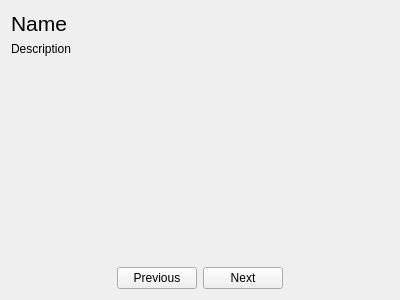
<?xml version="1.0" encoding="UTF-8"?>
<ui version="4.0">
 <class>DescriptionForm</class>
 <widget class="QWidget" name="DescriptionForm">
  <property name="geometry">
   <rect>
    <x>0</x>
    <y>0</y>
    <width>400</width>
    <height>300</height>
   </rect>
  </property>
  <property name="focusPolicy">
   <enum>Qt::ClickFocus</enum>
  </property>
  <property name="windowTitle">
   <string>Form</string>
  </property>
  <property name="styleSheet">
   <string notr="true">font-size: 12pt;
font-family: Georgia, Times, Times New Roman;
QWidget { background-color: red }</string>
  </property>
  <layout class="QVBoxLayout" name="verticalLayout">
   <item>
    <widget class="QLabel" name="name">
     <property name="styleSheet">
      <string notr="true">font-size: 16pt;</string>
     </property>
     <property name="text">
      <string>Name</string>
     </property>
    </widget>
   </item>
   <item>
    <widget class="QLabel" name="description">
     <property name="text">
      <string>Description</string>
     </property>
     <property name="wordWrap">
      <bool>true</bool>
     </property>
    </widget>
   </item>
   <item>
    <spacer name="verticalSpacer">
     <property name="orientation">
      <enum>Qt::Vertical</enum>
     </property>
     <property name="sizeHint" stdset="0">
      <size>
       <width>20</width>
       <height>40</height>
      </size>
     </property>
    </spacer>
   </item>
   <item>
    <layout class="QHBoxLayout" name="horizontalLayout">
     <item>
      <spacer name="horizontalSpacer">
       <property name="orientation">
        <enum>Qt::Horizontal</enum>
       </property>
       <property name="sizeHint" stdset="0">
        <size>
         <width>40</width>
         <height>20</height>
        </size>
       </property>
      </spacer>
     </item>
     <item>
      <widget class="QPushButton" name="previousButton">
       <property name="styleSheet">
        <string notr="true"/>
       </property>
       <property name="text">
        <string>Previous</string>
       </property>
       <property name="flat">
        <bool>false</bool>
       </property>
      </widget>
     </item>
     <item>
      <widget class="QPushButton" name="nextButton">
       <property name="text">
        <string>Next</string>
       </property>
      </widget>
     </item>
     <item>
      <spacer name="horizontalSpacer_2">
       <property name="orientation">
        <enum>Qt::Horizontal</enum>
       </property>
       <property name="sizeHint" stdset="0">
        <size>
         <width>40</width>
         <height>20</height>
        </size>
       </property>
      </spacer>
     </item>
    </layout>
   </item>
  </layout>
 </widget>
 <resources/>
 <connections/>
</ui>
